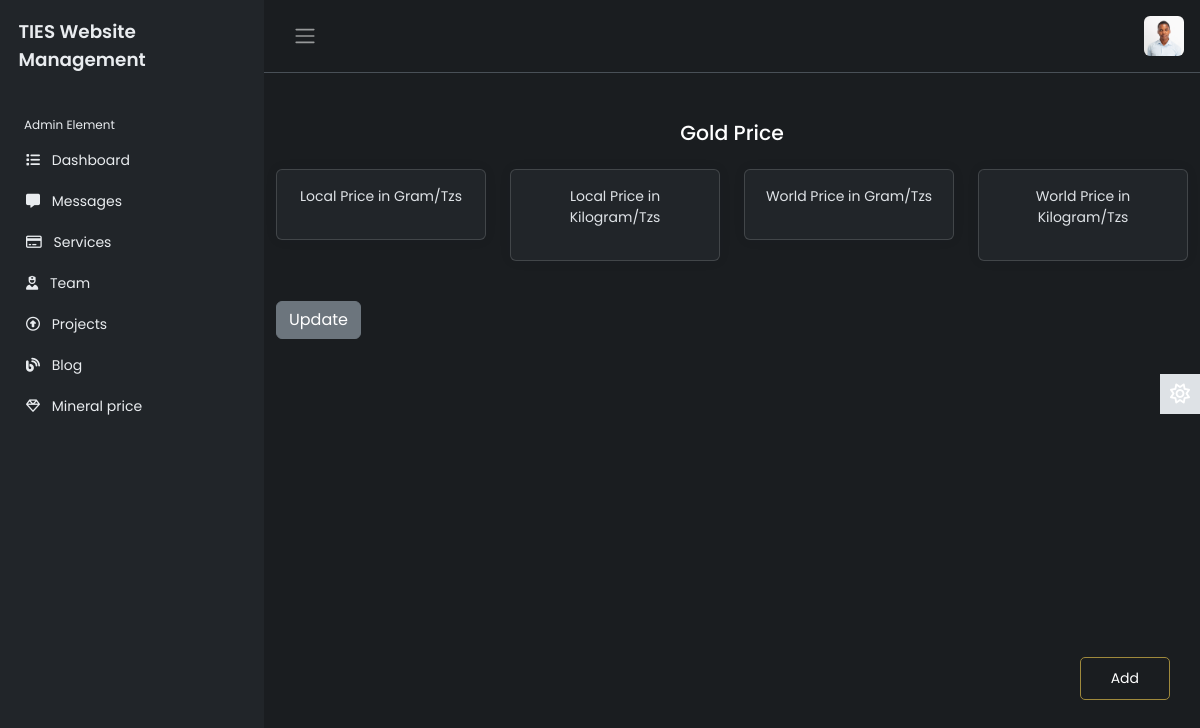
Before: /administrator/goldPrice/ (signed in) with the older database file.
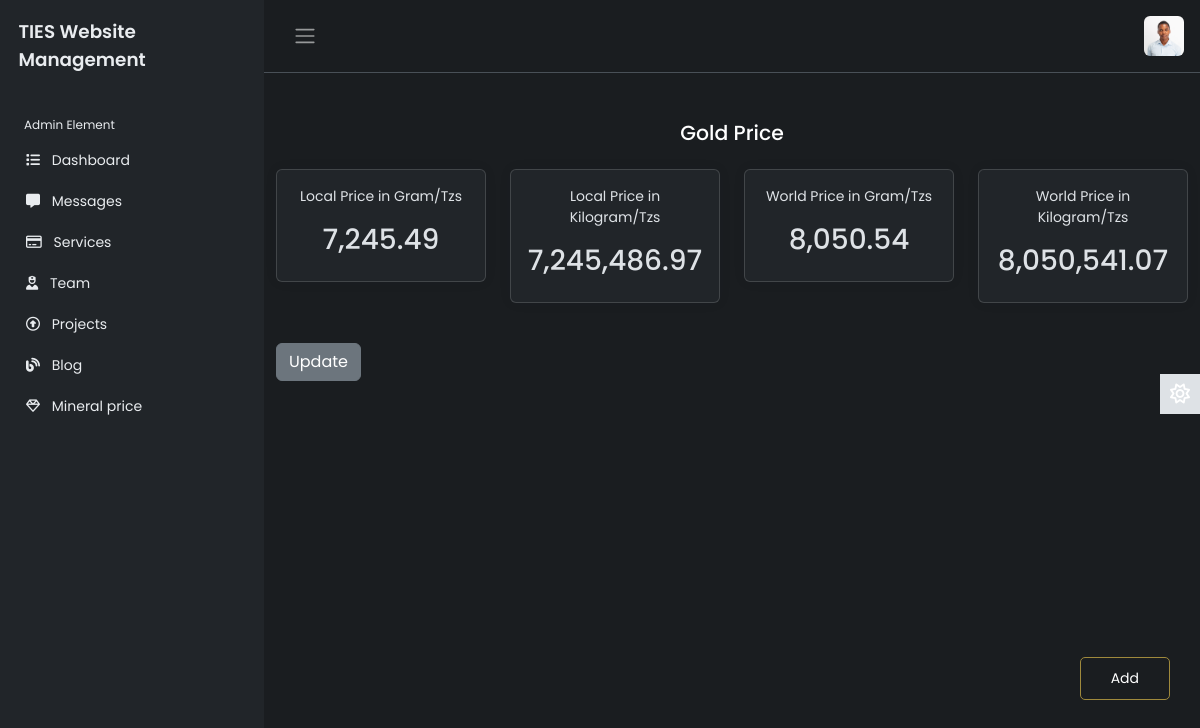
After: the same page with the newer database file.
### app/models.py (models this page shows, shortened)
class GoldPrice(models.Model):
    usd = models.FloatField()
    usdtoz = models.FloatField()
    perGramWordTzs = models.FloatField(null=True, blank=True)
    perGramWordUsd = models.FloatField(null=True, blank=True)
    perGramLocalTzs = models.FloatField(null=True, blank=True)
    perGramLocalUsd = models.FloatField(null=True, blank=True)
    perKgWordTzs = models.FloatField(null=True, blank=True)
    perKgWordUsd = models.FloatField(null=True, blank=True)
    perKgLocalTzs = models.FloatField(null=True, blank=True)
    perKgLocalUsd = models.FloatField(null=True, blank=True)
    uploadedDate = models.DateField(auto_now_add=True)

### administrator/views.py (the view)
# urls.py: path('goldPrice/', views.goldPrice, name='goldPrice'),
@login_required
def goldPrice(request):
    x = GoldPrice.objects.order_by('-id').first()
    context = {
        'x': x
    }
    return render(request, 'administrator/goldPrice.html', context)

### administrator/templates/administrator/goldPrice.html
{% extends 'administrator/base3.html' %}
{% load static %}
{% load humanize %}
{% block content %}
<div class="container mt-5">
    <div class="row text-center">
        <h4 class="col-12 mb-4">Gold Price</h4>
        <div class="col-md-3 mb-3">
            <div class="card">
                <div class="card-body">
                    <p class="card-text">Local Price in Gram/Tzs</p>
                    <h3 class="card-title">{{ x.perGramLocalTzs|floatformat:2|intcomma }}</h3>
                </div>
            </div>
        </div>
        <div class="col-md-3 mb-3">
            <div class="card">
                <div class="card-body">
                    <p class="card-text">Local Price in Kilogram/Tzs</p>
                    <h3 class="card-title">{{ x.perKgLocalTzs|floatformat:2|intcomma }}</h3>
                </div>
            </div>
        </div>
        <div class="col-md-3 mb-3">
            <div class="card">
                <div class="card-body">
                    <p class="card-text">World Price in Gram/Tzs</p>
                    <h3 class="card-title">{{ x.perGramWordTzs|floatformat:2|intcomma }}</h3>
                </div>
            </div>
        </div>
        <div class="col-md-3 mb-3">
            <div class="card">
                <div class="card-body">
                    <p class="card-text">World Price in Kilogram/Tzs</p>
                    <h3 class="card-title">{{ x.perKgWordTzs|floatformat:2|intcomma }}</h3>
                </div>
            </div>
        </div>
    </div>
    <a href="{% url 'goldPriceEdit' x.id%}">
        <button class="btn btn-secondary">Update</button>
    </a>
    <a href="{% url 'goldPriceAdd' %}">
        <button class="add">Add</button>
    </a>
</div>
{% endblock %}

Changed rows visible on the page:
added GoldPrice: perGramLocalTzs "7,245.49", perKgLocalTzs "7,245,486.97", perGramWordTzs "8,050.54", perKgWordTzs "8,050,541.07"
